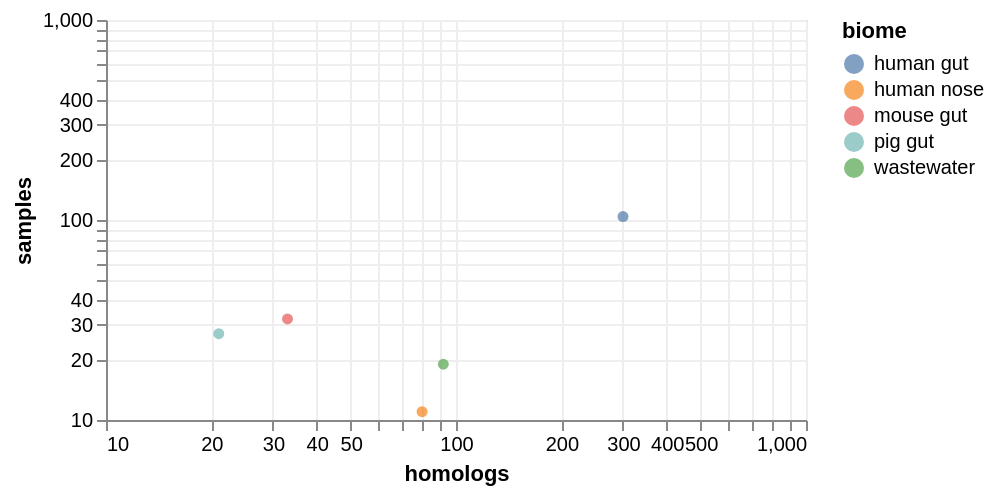

Vega-Lite specification for this chart:
### Vega-Lite specification from a JSON file in a GitHub repository (floating-point values rounded to 4 significant figures)
{"$schema": "https://vega.github.io/schema/vega-lite/v4.json", "description": "", "width": 350, "height": 200, "data": {"values": [{"samples": 104, "homologs": 300, "biome": "human gut"}, {"samples": 27, "homologs": 21, "biome": "pig gut"}, {"samples": 32, "homologs": 33, "biome": "mouse gut"}, {"samples": 11, "homologs": 80, "biome": "human nose"}, {"samples": 19, "homologs": 92, "biome": "wastewater"}]}, "selection": {"view": {"type": "interval", "bind": "scales"}}, "mark": "circle", "encoding": {"y": {"field": "samples", "type": "quantitative", "scale": {"type": "log"}, "axis": {"gridColor": "#eeeeee"}}, "x": {"field": "homologs", "type": "quantitative", "scale": {"type": "log"}, "axis": {"gridColor": "#eeeeee"}}, "color": {"field": "biome", "type": "nominal"}}}
